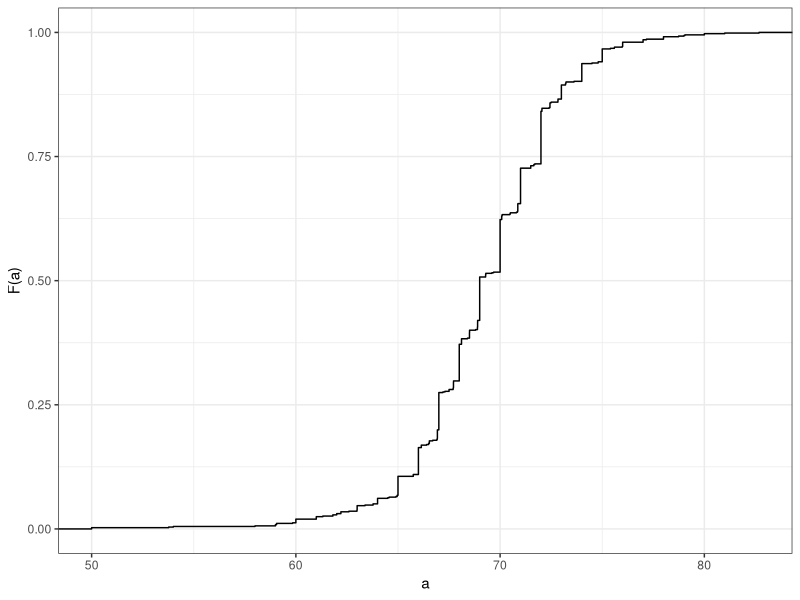
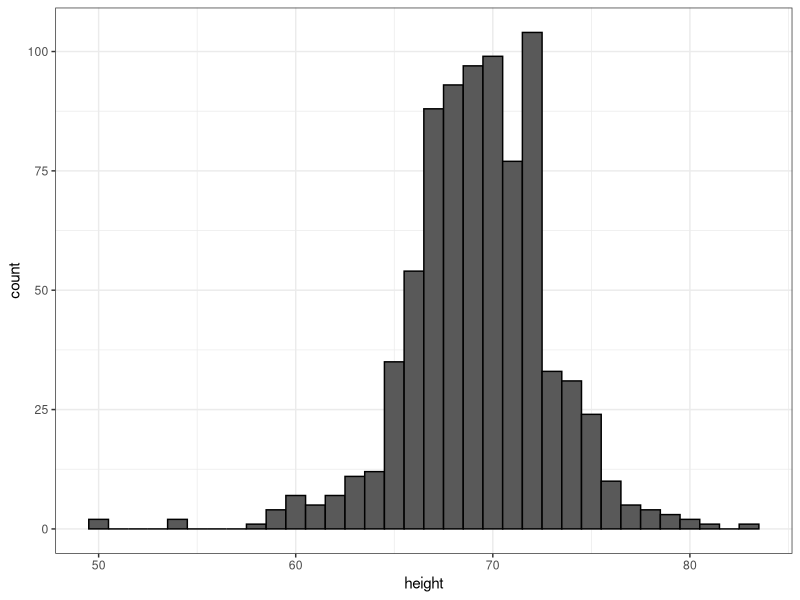
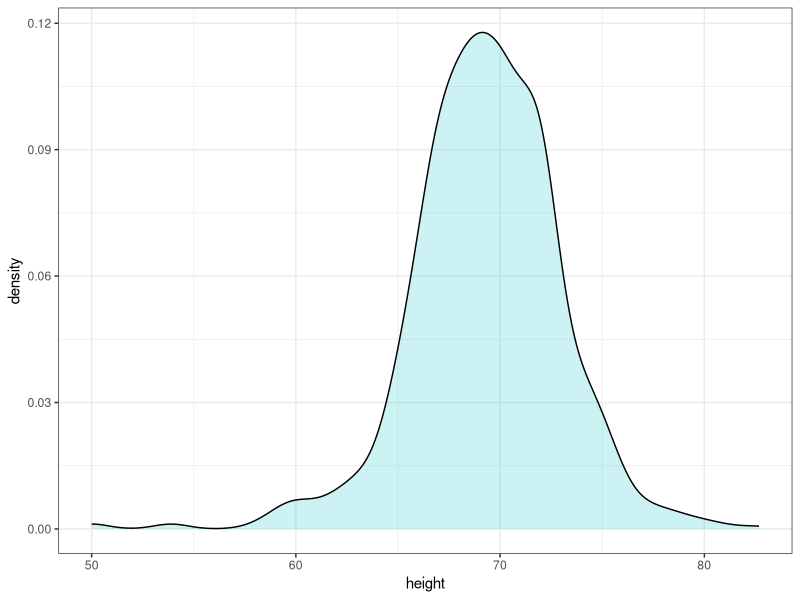
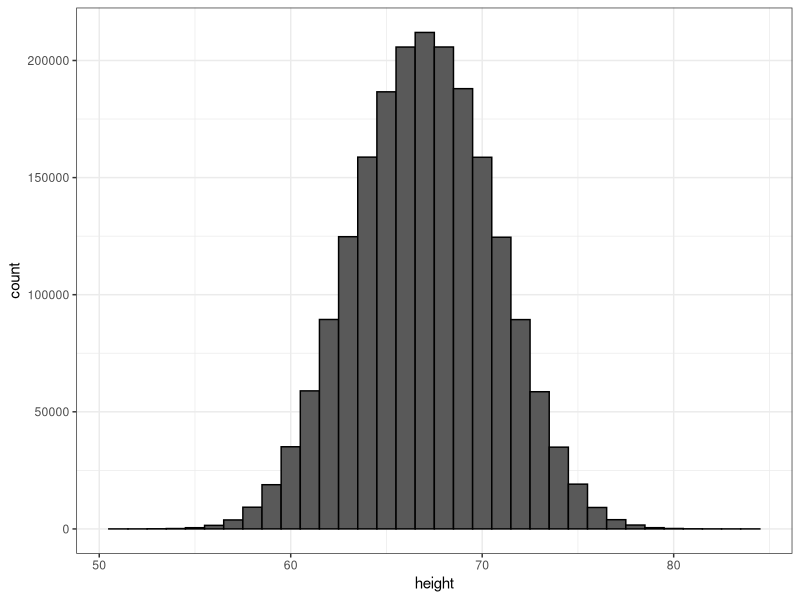
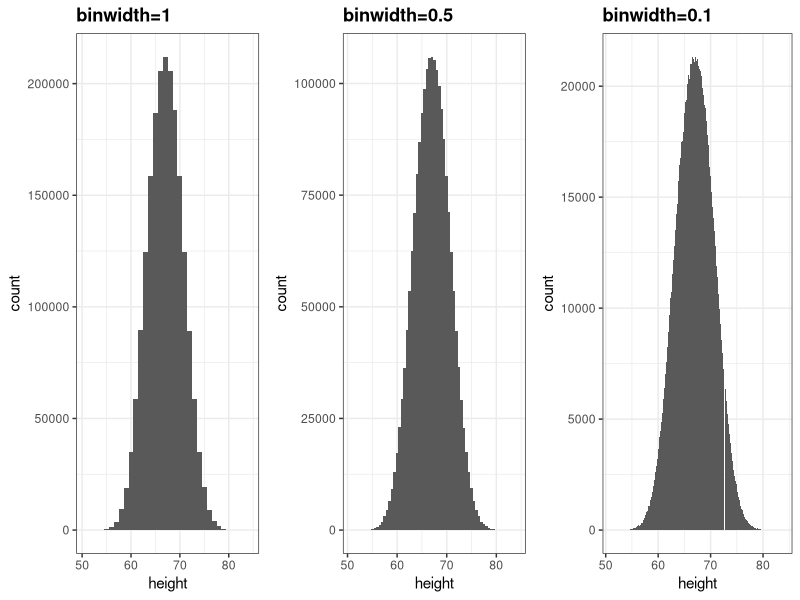
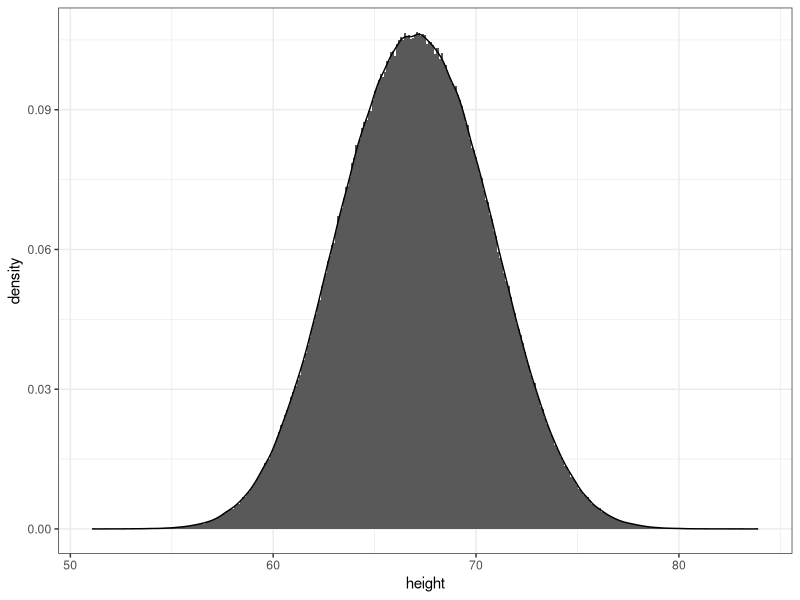
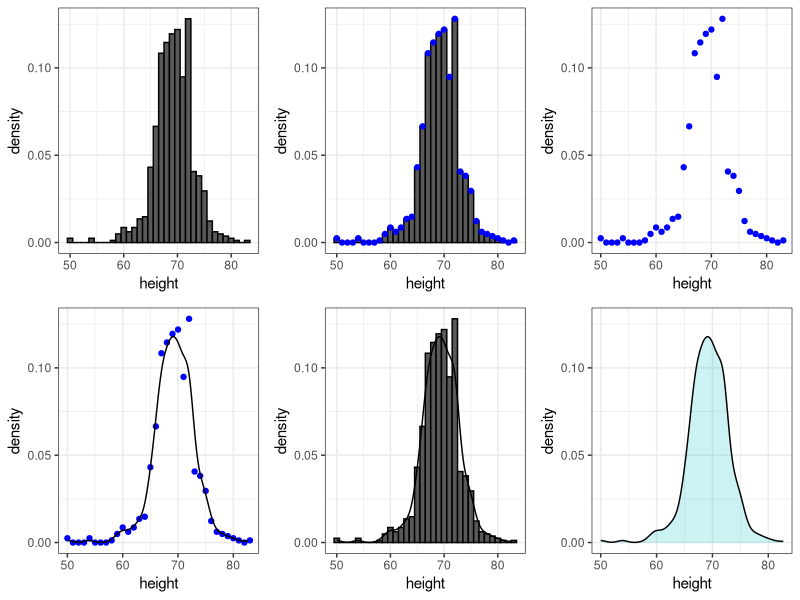
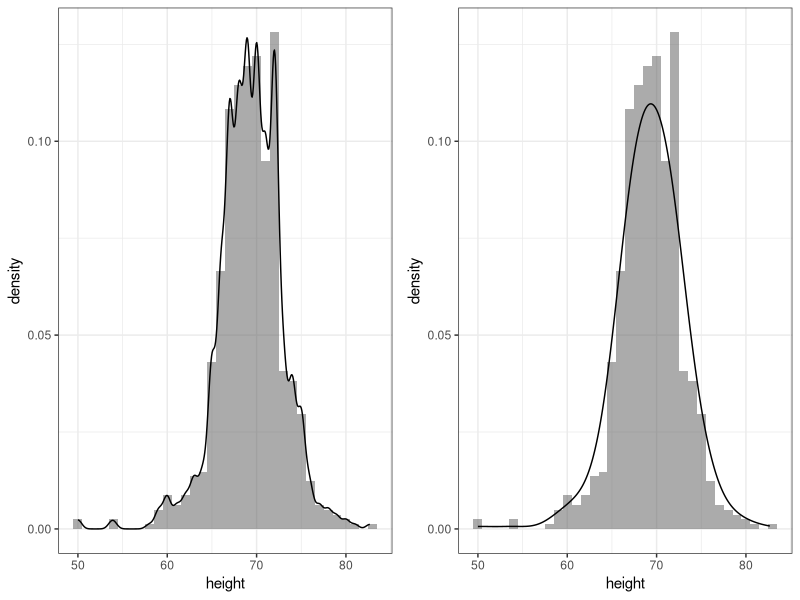

These charts were generated, in order, by the following R code:
## ---- chunk 1
library(tidyverse)
library(dslabs)
ds_theme_set()
options(digits = 3)
knitr::opts_chunk$set(
  comment = "#>",
  collapse = TRUE,
  cache = TRUE,
  out.width = "70%",
  fig.align = 'center',
  fig.width = 6,
  fig.asp = 0.618,  # 1 / phi
  fig.show = "hold"
)
## ---- chunk 2
prop.table(table(state.region))
## ---- chunk 3
library(tidyverse)
library(dslabs)
data(heights)
## ---- chunk 4
ds_theme_set()
heights |> filter(sex=="Male") |> ggplot(aes(height)) + 
  stat_ecdf() +
  ylab("F(a)") + xlab("a")
## ---- chunk 5
heights |> 
  filter(sex=="Male") |> 
  ggplot(aes(height)) + 
  geom_histogram(binwidth = 1, color = "black")
## ---- chunk 6
heights |> 
  filter(sex=="Male") |> 
  ggplot(aes(height)) + 
  geom_density(alpha = .2, fill= "#00BFC4", color = 0)  +
  geom_line(stat='density')
## ---- chunk 7
set.seed(1988)
x <- data.frame(height = c(rnorm(1000000,69,3), rnorm(1000000,65,3)))
x |> ggplot(aes(height)) + geom_histogram(binwidth = 1, color = "black")
## ---- chunk 8
p1 <- x |> ggplot(aes(height)) + geom_histogram(binwidth = 1) + ggtitle("binwidth=1")
p2 <- x |> ggplot(aes(height)) + geom_histogram(binwidth = 0.5) + ggtitle("binwidth=0.5") 
p3 <- x |> ggplot(aes(height)) + geom_histogram(binwidth = 0.1) + ggtitle("binwidth=0.1")
library(gridExtra)
grid.arrange(p1, p2, p3, nrow = 1)
## ---- chunk 9
x |> ggplot(aes(height)) + 
  geom_histogram(aes(y=..density..), binwidth = 0.1) +
  geom_line(stat='density')
## ---- chunk 10
hist1 <- heights |> 
  filter(sex=="Male") |> 
  ggplot(aes(height)) +
  geom_histogram(aes(y=..density..), binwidth = 1, color="black") 
hist2 <- hist1 +
  geom_line(stat='density')
hist3 <- hist1 + 
  geom_point(data = ggplot_build(hist2)$data[[1]], aes(x,y), col = "blue")
hist4 <- ggplot() + geom_point(data = ggplot_build(hist2)$data[[1]], aes(x,y), col = "blue") + 
  xlab("height") + ylab("density")
hist5 <- hist4 + geom_line(data = ggplot_build(hist2)$data[[2]], aes(x,y))
hist6 <- heights |> 
  filter(sex=="Male") |> 
  ggplot(aes(height)) +
  geom_density(alpha = 0.2, fill="#00BFC4", col = 0) +
  geom_line(stat='density') +
  scale_y_continuous(limits = layer_scales(hist2)$y$range$range)
  
grid.arrange(hist1, hist3, hist4, hist5, hist2, hist6, nrow=2)
## ---- chunk 11
p1 <- heights |> 
  filter(sex=="Male")|> ggplot(aes(height)) +
  geom_histogram(aes(y=..density..), binwidth = 1, alpha = 0.5) + 
  geom_line(stat='density', adjust = 0.5)

p2 <- heights |> 
  filter(sex=="Male") |> ggplot(aes(height)) +
  geom_histogram(aes(y=..density..), binwidth = 1, alpha = 0.5) + 
  geom_line(stat='density', adjust = 2)

grid.arrange(p1,p2, ncol=2)
## ---- chunk 12
d <- with(heights, density(height[sex=="Male"]))
tmp <- data.frame(height=d$x, density=d$y)
tmp |> ggplot(aes(height,density)) + geom_line() + 
  geom_area(aes(x=height,y=density), data = filter(tmp, between(height, 65, 68)), alpha=0.2, fill="#00BFC4")
## ---- chunk 13
heights |> 
  filter(sex=="Male") |> 
  ggplot(aes(height)) + 
  geom_density(alpha=.2, fill= "#00BFC4", color = 0)  +
  geom_line(stat='density')
## ---- chunk 14
mu <- 0; s <- 1
norm_dist <- data.frame(x=seq(-4,4,len=50)*s+mu) |> mutate(density=dnorm(x,mu,s))
norm_dist |> ggplot(aes(x,density)) + geom_line()
## ---- chunk 15
m <- sum(x) / length(x)
## ---- chunk 16
s <- sqrt(sum((x-mu)^2) / length(x))
## ---- chunk 17
index <- heights$sex == "Male"
x <- heights$height[index]
## ---- chunk 18
m <- mean(x)
s <- sd(x)
c(average = m, sd = s)
## ---- chunk 19
norm_dist <- data.frame(x = seq(-4, 4, len=50)*s + m) |> 
  mutate(density = dnorm(x, m, s))

heights |> filter(sex == "Male") |> ggplot(aes(height)) +
  geom_density(fill="#0099FF") +
  geom_line(aes(x, density),  data = norm_dist, lwd=1.5) 
## ---- chunk 20
z <- scale(x)
## ---- chunk 21
mean(abs(z) < 2)
## ---- chunk 22
pnorm(-1.96)
## ---- chunk 23
qnorm(0.975)
## ---- chunk 24
qnorm(0.975, mean = 5, sd = 2)
## ---- chunk 25
mean(x <= 69.5)
## ---- chunk 26
p <- seq(0.05, 0.95, 0.05)
## ---- chunk 27
sample_quantiles <- quantile(x, p)
## ---- chunk 28
theoretical_quantiles <- qnorm(p, mean = mean(x), sd = sd(x))
## ---- chunk 29
qplot(theoretical_quantiles, sample_quantiles) + geom_abline()
## ---- chunk 30
data(murders)
murders <- murders |> mutate(rate = total/population*100000)
library(gridExtra)
p1 <- murders |> ggplot(aes(x=rate)) + geom_histogram(binwidth = 0.5, color = "black") + ggtitle("Histogram")
p2 <- murders |> ggplot(aes(sample=rate)) + 
  geom_qq(dparams=summarize(murders, mean=mean(rate), sd=sd(rate))) +
  geom_abline() + ggtitle("QQ-plot")
grid.arrange(p1, p2, ncol = 2)
## ---- chunk 31
murders |> ggplot(aes("",rate)) + geom_boxplot() +
  coord_cartesian(xlim = c(0, 2)) + xlab("")
## ---- chunk 32
heights |> ggplot(aes(x=sex, y=height, fill=sex)) +
  geom_boxplot()
## ---- chunk 33
p1 <- heights |> filter(sex == "Female") |>
  ggplot(aes(height)) +
  geom_density(fill="#F8766D") 
p2 <- heights |> filter(sex == "Female") |> 
  ggplot(aes(sample=scale(height))) +
  geom_qq() + geom_abline() + ylab("Standard Units")
grid.arrange(p1, p2, ncol=2)
## ---- chunk 34
heights |> filter(sex == "Female") |> 
  top_n(5, desc(height)) |>
  pull(height)
